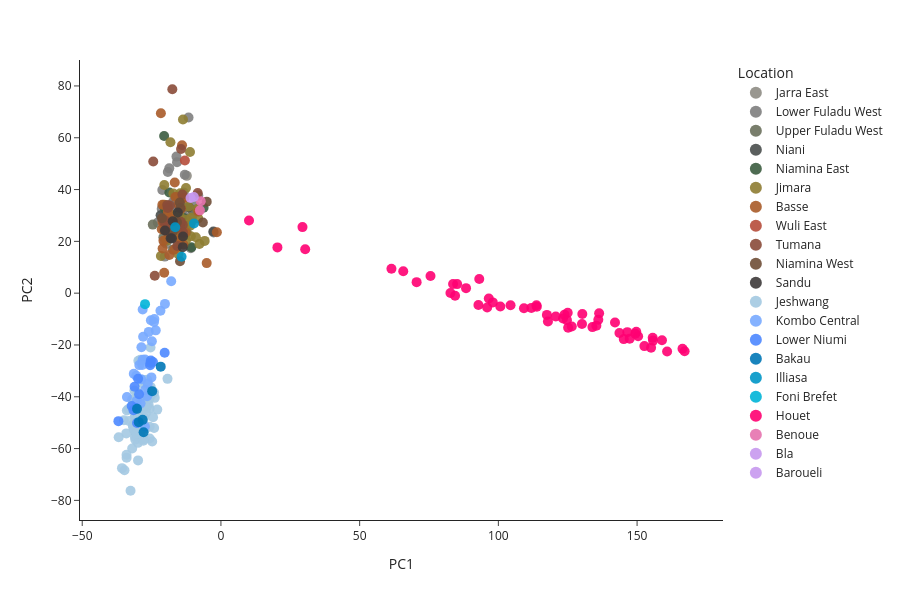
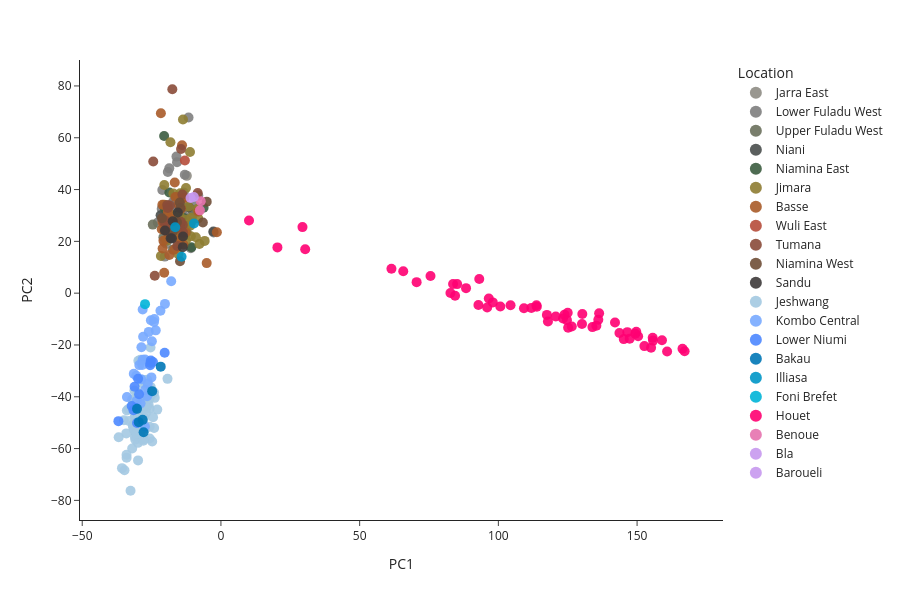

Write notebook code for charts like these, in order.
### Code cell
#round5 outlier removal
ag3.plot_pca_coords(
    pca_df,
    color="admin2_name",
    labels={"admin2_name": "Location"},
    color_discrete_map=color_mapping_admin2_refs,
)
